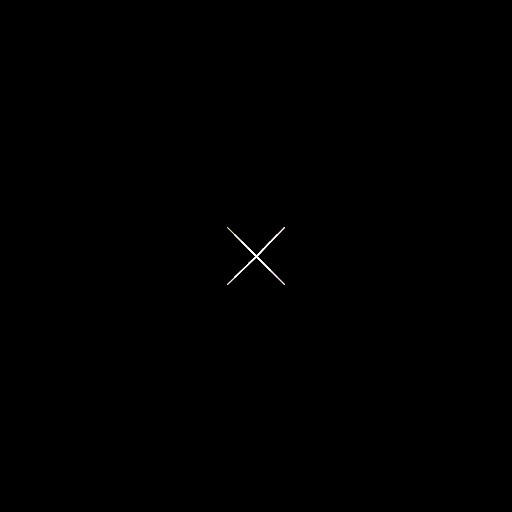
Frame 1 (no input)
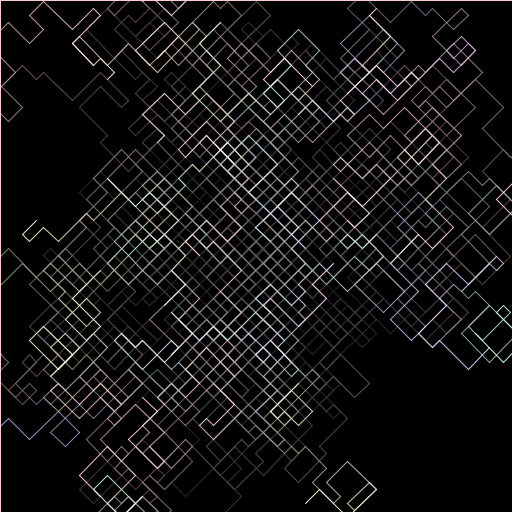
Frame 60 (the mouse pressed at the canvas centre just before this capture)
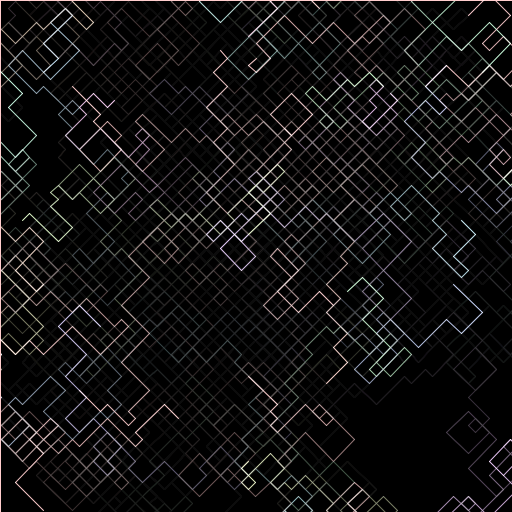
Frame 120 (the mouse held since frame 60 and released just before this capture)

The Processing sketch that drew these frames (run headless with seeded random() and noise(); from frame 60 on, the mouse is pressed at the canvas centre):

// Processing sketch: sketch_200211a
// ── sketch_200211a.pde
float widthHerf, heightHerf, maxLen;
float points[][] = new float[50][4];
float lineLen = 10;
float maxLineLenRate = 5;

void setup() {
  size(512, 512);
  background(0);
  smooth();
  colorMode(HSB);

  widthHerf = width / 2;
  heightHerf = height / 2;
  maxLen = sqrt(pow(widthHerf, 2) + pow(heightHerf, 2));

  for (int i = 0; points.length > i; i++) {
    int axis = int(random(2));
    float len = (int(random(2))*2-1) * lineLen * int(random(1, maxLineLenRate));
    points[i][0] = 0; // x1
    points[i][1] = 0; // y1
    points[i][2] = axis == 0 ? len : 0; // x2
    points[i][3] = axis == 1 ? len : 0; // y2
  }
}

void draw() {
  blendMode(BLEND);
  fill(0, 10);
  rect(0, 0, width, height);

  blendMode(SCREEN);

  translate(widthHerf, heightHerf);
  rotate(HALF_PI / 2);

  for (int i = 0; points.length > i; i++) {
    PVector p1 = new PVector(points[i][0], points[i][1]);
    PVector p2 = new PVector(points[i][2], points[i][3]);

    stroke(360 * (float(i) / points.length), 50, 255);
    line(p1.x, p1.y, p2.x, p2.y);

    points[i][0] = p2.x;
    points[i][1] = p2.y;

    PVector dir = new PVector(p2.x - p1.x, p2.y - p1.y).normalize();
    float len = lineLen * int(random(1, maxLineLenRate));

    float root = (int(random(2))*2-1);
    dir.rotate(HALF_PI * root);
    p2.add(dir.mult(len));

    if (p2.x < -maxLen || maxLen < p2.x || p2.y < -maxLen || maxLen < p2.y) {
      p2.sub(dir.mult(2));
    }

    points[i][2] = p2.x;
    points[i][3] = p2.y;
  }
}
